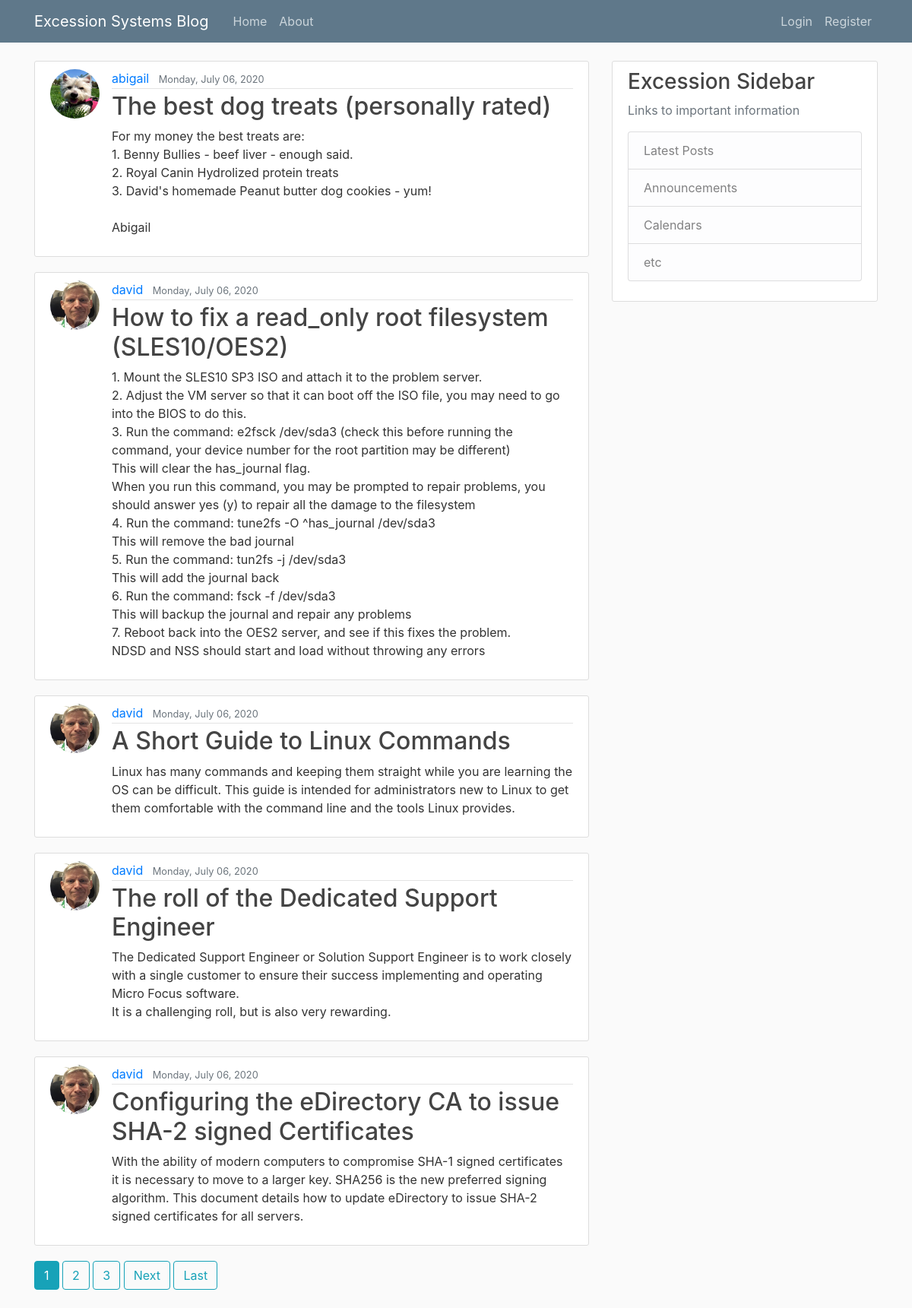
The page / on the database its author committed.
### blog/models.py (models this page shows, shortened)
class Post(models.Model):
    title = models.CharField(max_length=100)
    content = models.TextField()
    date_posted = models.DateTimeField(default=timezone.now)
    author = models.ForeignKey(User, on_delete=models.CASCADE)

### users/models.py (models this page shows, shortened)
class Profile(models.Model):
    user = models.OneToOneField(User, on_delete=models.CASCADE)
    image = models.ImageField(default='default.jpg', upload_to='profile_pics')

### blog/views.py (the view)
# urls.py: path('', PostListView.as_view(), name='Excession-blog-home'),
class PostListView(ListView):
    model = Post
    template_name = 'blog/home.html'
    context_object_name = 'posts'
    ordering = ['-date_posted']
    paginate_by = 5

### blog/templates/blog/home.html (shortened to what this page needs)
{% extends 'blog/base.html' %}
{% block content %}
    {% for post in posts %}
        <article class="media content-section">
        <img class="rounded-circle article-img" src="{{ post.author.profile.image.url }}">
            <div class="media-body">
                <div class="article-metadata">
                    <a class="mr-2" href="{% url 'Excession-user-posts' post.author.username %}">{{ post.author }}</a>
                    <small class="text-muted">{{ post.date_posted|date:"l, F d, Y" }}</small>
                </div>
                <h2><a class="article-title" href="{% url 'Excession-post-detail' post.id %}">{{ post.title }}</a></h2>
                <p class="article-content">{{ post.content }}</p>
            </div>
        </article>
    {% endfor %}
    {% if is_paginated %}
        {% for num in page_obj.paginator.page_range %}
            {% if page_obj.number == num %}
                <a class="btn btn-info mb-4" href="?page={{ num }}">{{ num }}</a>
            {% elif num > page_obj.number|add:'-3' and num < page_obj.number|add:'3' %}
                <a class="btn btn-outline-info mb-4" href="?page={{ num }}">{{ num }}</a>
            {% endif %}
        {% endfor %}
        {% if page_obj.has_next %}
            <a class="btn btn-outline-info mb-4" href="?page={{ page_obj.next_page_number }}">Next</a>
            <a class="btn btn-outline-info mb-4" href="?page={{ page_obj.paginator.num_pages }}">Last</a>
        {% endif %}
    {% endif %}
{% endblock content %}

### blog/templates/blog/base.html (shortened to what this page needs)
{% load static %}
<!DOCTYPE html>
<html>
<head>
<html lang="en">
  <head>
    <link rel="stylesheet" href="https://maxcdn.bootstrapcdn.com/bootstrap/4.0.0/css/bootstrap.min.css">
    <link rel="stylesheet" type="text/css" href=" {% static 'blog/main.css' %}">
</head>
<body>
<header class="site-header">
  <nav class="navbar navbar-expand-md navbar-dark bg-steel fixed-top">
    <div class="container">
      <a class="navbar-brand mr-4" href="{% url 'Excession-blog-home'%}">Excession Systems Blog</a>
      <div class="collapse navbar-collapse" id="navbarToggle">
        <div class="navbar-nav mr-auto">
          <a class="nav-item nav-link" href="{% url 'Excession-blog-home' %}">Home</a>
          <a class="nav-item nav-link" href="{% url 'Excession-blog-about' %}">About</a>
        </div>
        <div class="navbar-nav">
          {% if user.is_authenticated %}
            <a class="nav-item nav-link" href={% url 'Excession-post-create'%}>New Post</a>
            <a class="nav-item nav-link" href={% url 'profile'%}>Profile</a>
            <a class="nav-item nav-link" href={% url 'logout' %}>Logout</a>
          {% else %}
            <a class="nav-item nav-link" href="{% url 'login' %}">Login</a>
            <a class="nav-item nav-link" href="{% url 'register' %}">Register</a>
          {% endif %}
        </div>
      </div>
    </div>
  </nav>
</header>
<main role="main" class="container">
  <div class="row">
    <div class="col-md-8">
      {% block content %}{% endblock %}
    </div>
    <div class="col-md-4">
      <div class="content-section">
        <h3>Excession Sidebar</h3>
        <p class='text-muted'>Links to important information
          <ul class="list-group">
            <li class="list-group-item list-group-item-light">Latest Posts</li>
            <li class="list-group-item list-group-item-light">Announcements</li>
            <li class="list-group-item list-group-item-light">Calendars</li>
            <li class="list-group-item list-group-item-light">etc</li>
          </ul>
        </p>
      </div>
    </div>
  </div>
</main>
</body>
</html>

### blog/static/blog/main.css (style rules this page uses)
body { background: #fafafa; color: #333333; margin-top: 5rem; }
h1, h2, h3, h4, h5, h6 { color: #444444; }
ul { margin: 0; }
.bg-steel { background-color: #5f788a; }
.site-header .navbar-nav .nav-link { color: #cbd5db; }
.content-section { background: #ffffff; padding: 10px 20px; border: 1px solid #dddddd; border-radius: 3px; margin-bottom: 20px; }
.article-title { color: #444444; }
.article-content { white-space: pre-line; }
.article-img { height: 65px; width: 65px; margin-right: 16px; }
.article-metadata { padding-bottom: 1px; margin-bottom: 4px; border-bottom: 1px solid #e3e3e3 }

### rows shown on the page
Post: author.profile.image (picture), author "abigail", date_posted "Monday, July 06, 2020", title "The best dog treats (personally rated)", content "For my money the best treats are: 1. Benny Bullies - beef liver - enough said. 2. Royal Canin Hydrolized protein treats 3. David's homemade Peanut butter dog cookies - yum! Abigail"
Post: author.profile.image (picture), author "david", date_posted "Monday, July 06, 2020", title "How to fix a read_only root filesystem (SLES10/OES2)", content "1. Mount the SLES10 SP3 ISO and attach it to the problem server. 2. Adjust the VM server so that it can boot off the ISO file, you may need to go into the BIOS to do this. 3. Run the command: e2fsck /dev/sda3 (check this before running the command, your device number for the root partition may be different) This will clear the has_journal flag. When you run this command, you may be prompted to repair problems, you should answer yes (y) to repair all the damage to the filesystem 4. Run the command: tune2fs -O ^has_journal /dev/sda3 This will remove the bad journal 5. Run the command: tun2fs -j /dev/sda3 This will add the journal back 6. Run the command: fsck -f /dev/sda3 This will backup the…"
Post: author.profile.image (picture), author "david", date_posted "Monday, July 06, 2020", title "A Short Guide to Linux Commands", content "Linux has many commands and keeping them straight while you are learning the OS can be difficult. This guide is intended for administrators new to Linux to get them comfortable with the command line and the tools Linux provides."
Post: author.profile.image (picture), author "david", date_posted "Monday, July 06, 2020", title "The roll of the Dedicated Support Engineer", content "The Dedicated Support Engineer or Solution Support Engineer is to work closely with a single customer to ensure their success implementing and operating Micro Focus software. It is a challenging roll, but is also very rewarding."
Post: author.profile.image (picture), author "david", date_posted "Monday, July 06, 2020", title "Configuring the eDirectory CA to issue SHA-2 signed Certificates", content "With the ability of modern computers to compromise SHA-1 signed certificates it is necessary to move to a larger key. SHA256 is the new preferred signing algorithm. This document details how to update eDirectory to issue SHA-2 signed certificates for all servers."

### other values the page prints
{{ num }} "1"
{{ num }} "2" "3"
